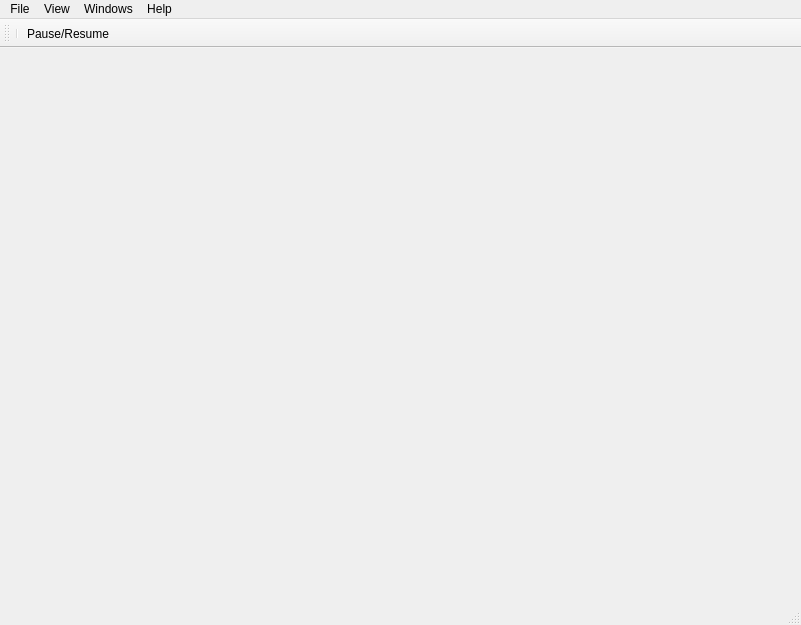
<?xml version="1.0" encoding="UTF-8"?>
<ui version="4.0">
 <class>CMainWindow</class>
 <widget class="QMainWindow" name="CMainWindow">
  <property name="geometry">
   <rect>
    <x>0</x>
    <y>0</y>
    <width>801</width>
    <height>625</height>
   </rect>
  </property>
  <property name="windowTitle">
   <string>MainWindow</string>
  </property>
  <widget class="QWidget" name="centralwidget">
   <layout class="QGridLayout" name="gridLayout"/>
  </widget>
  <widget class="QMenuBar" name="menubar">
   <property name="geometry">
    <rect>
     <x>0</x>
     <y>0</y>
     <width>801</width>
     <height>27</height>
    </rect>
   </property>
   <widget class="QMenu" name="menuFile">
    <property name="title">
     <string>File</string>
    </property>
    <addaction name="actionNew"/>
    <addaction name="actionOpen"/>
    <addaction name="actionSave"/>
    <addaction name="actionSave_As"/>
    <addaction name="actionQuit"/>
   </widget>
   <widget class="QMenu" name="menuWindows">
    <property name="title">
     <string>Windows</string>
    </property>
    <addaction name="actionData"/>
    <addaction name="actionSettings"/>
   </widget>
   <widget class="QMenu" name="menuHelp">
    <property name="title">
     <string>Help</string>
    </property>
    <addaction name="actionAbout"/>
   </widget>
   <widget class="QMenu" name="menuView">
    <property name="title">
     <string>View</string>
    </property>
    <addaction name="action2D_View"/>
    <addaction name="action3D_View"/>
   </widget>
   <addaction name="menuFile"/>
   <addaction name="menuView"/>
   <addaction name="menuWindows"/>
   <addaction name="menuHelp"/>
  </widget>
  <widget class="QStatusBar" name="statusbar"/>
  <widget class="QToolBar" name="toolBar">
   <property name="windowTitle">
    <string>toolBar</string>
   </property>
   <attribute name="toolBarArea">
    <enum>TopToolBarArea</enum>
   </attribute>
   <attribute name="toolBarBreak">
    <bool>false</bool>
   </attribute>
   <addaction name="separator"/>
   <addaction name="actionPause"/>
  </widget>
  <action name="actionData">
   <property name="checkable">
    <bool>true</bool>
   </property>
   <property name="checked">
    <bool>true</bool>
   </property>
   <property name="text">
    <string>Data</string>
   </property>
  </action>
  <action name="actionSettings">
   <property name="checkable">
    <bool>true</bool>
   </property>
   <property name="checked">
    <bool>true</bool>
   </property>
   <property name="text">
    <string>Settings</string>
   </property>
  </action>
  <action name="actionNew">
   <property name="text">
    <string>New</string>
   </property>
  </action>
  <action name="actionOpen">
   <property name="text">
    <string>Open</string>
   </property>
  </action>
  <action name="actionAbout">
   <property name="text">
    <string>About</string>
   </property>
   <property name="menuRole">
    <enum>QAction::AboutRole</enum>
   </property>
  </action>
  <action name="action2D_View">
   <property name="checkable">
    <bool>true</bool>
   </property>
   <property name="checked">
    <bool>true</bool>
   </property>
   <property name="text">
    <string>2D View</string>
   </property>
  </action>
  <action name="action3D_View">
   <property name="checkable">
    <bool>true</bool>
   </property>
   <property name="text">
    <string>3D View</string>
   </property>
  </action>
  <action name="actionPause">
   <property name="icon">
    <iconset>
     <normalon>:/icon/pause.png</normalon>
    </iconset>
   </property>
   <property name="text">
    <string>Pause/Resume</string>
   </property>
   <property name="toolTip">
    <string>Pause/Resume</string>
   </property>
   <property name="shortcut">
    <string>Ctrl+P</string>
   </property>
  </action>
  <action name="actionSave">
   <property name="text">
    <string>Save</string>
   </property>
  </action>
  <action name="actionSave_As">
   <property name="text">
    <string>Save As</string>
   </property>
  </action>
  <action name="actionQuit">
   <property name="text">
    <string>Quit</string>
   </property>
  </action>
 </widget>
 <resources/>
 <connections/>
 <slots>
  <slot>Pause()</slot>
 </slots>
</ui>
